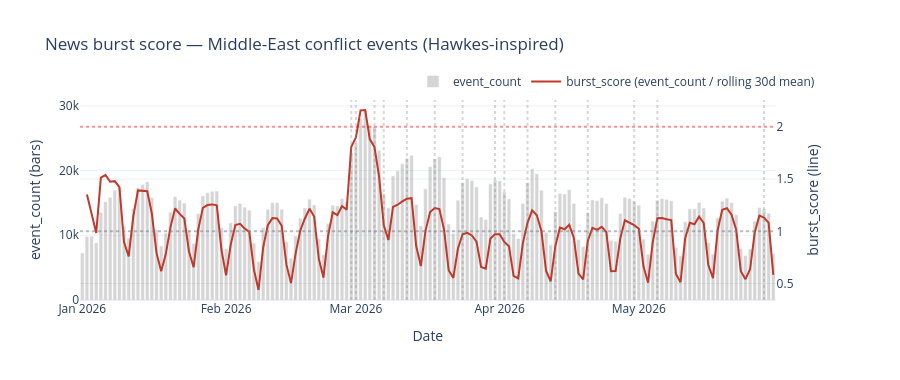

The notebook cell saved with this chart:
### Markdown cell above
### News burst score (Hawkes-inspired)

`burst_score = event_count / rolling_30d_mean(event_count)`. Hawkes proper models self-exciting arrival kernels; with n=14 events that would overfit, so this is a deliberate proxy. Spike above ~1.5–2× = unusual coverage volume vs the prior 30 days.

View: `v_news_burst_daily`.

### Code cell
burst = con.execute("SELECT * FROM v_news_burst_daily ORDER BY event_date").df()

fig = make_subplots(specs=[[{"secondary_y": True}]])
fig.add_trace(
    go.Bar(
        x=burst["event_date"],
        y=burst["event_count"],
        name="event_count",
        opacity=0.35,
        marker=dict(color="#888"),
    ),
    secondary_y=False,
)
fig.add_trace(
    go.Scatter(
        x=burst["event_date"],
        y=burst["burst_score"],
        name="burst_score (event_count / rolling 30d mean)",
        line=dict(color="#c0392b", width=2),
    ),
    secondary_y=True,
)
fig.add_hline(y=1.0, line_dash="dot", line_color="grey", opacity=0.5, secondary_y=True)
fig.add_hline(y=2.0, line_dash="dot", line_color="red", opacity=0.4, secondary_y=True)

for _, e in timeline.iterrows():
    fig.add_vline(x=e["event_date"], line_dash="dot", line_color="grey", opacity=0.3)

fig.update_layout(
    title="News burst score — Middle-East conflict events (Hawkes-inspired)",
    xaxis_title="Date",
    template="plotly_white",
    height=380,
    legend=dict(orientation="h", yanchor="bottom", y=1.02, xanchor="right", x=1),
)
fig.update_yaxes(title_text="event_count (bars)", secondary_y=False)
fig.update_yaxes(title_text="burst_score (line)", secondary_y=True)
fig.show()

peaks = burst.nlargest(5, "burst_score")[
    ["event_date", "event_count", "rolling_30d_mean", "burst_score"]
].round(2)
print("Top-5 burst-score dates:")
print(peaks.to_string(index=False))

### Figure 1 — Plotly figure (JSON) as saved in the notebook; plotly's stock layout.template omitted (floating-point values rounded to 4 significant figures; data arrays with more than 128 entries replaced by an {"elided": "..."} marker saying what was removed)
{"data": [{"marker": {"color": "#888"}, "name": "event_count", "opacity": 0.35, "type": "bar", "x": {"elided": "150 str values"}, "xaxis": "x", "y": {"elided": "150 int values"}, "yaxis": "y"}, {"line": {"color": "#c0392b", "width": 2}, "name": "burst_score (event_count / rolling 30d mean)", "type": "scatter", "x": {"elided": "150 str values"}, "xaxis": "x", "y": {"elided": "150 float values"}, "yaxis": "y2"}], "layout": {"height": 380, "legend": {"orientation": "h", "x": 1, "xanchor": "right", "y": 1.02, "yanchor": "bottom"}, "shapes": [{"line": {"color": "grey", "dash": "dot"}, "opacity": 0.5, "type": "line", "x0": 0, "x1": 1, "xref": "x domain", "y0": 1.0, "y1": 1.0, "yref": "y2"}, {"line": {"color": "red", "dash": "dot"}, "opacity": 0.4, "type": "line", "x0": 0, "x1": 1, "xref": "x domain", "y0": 2.0, "y1": 2.0, "yref": "y2"}, {"line": {"color": "grey", "dash": "dot"}, "opacity": 0.3, "type": "line", "x0": "2026-02-28T00:00:00", "x1": "2026-02-28T00:00:00", "xref": "x", "y0": 0, "y1": 1, "yref": "y domain"}, {"line": {"color": "grey", "dash": "dot"}, "opacity": 0.3, "type": "line", "x0": "2026-03-01T00:00:00", "x1": "2026-03-01T00:00:00", "xref": "x", "y0": 0, "y1": 1, "yref": "y domain"}, {"line": {"color": "grey", "dash": "dot"}, "opacity": 0.3, "type": "line", "x0": "2026-03-05T00:00:00", "x1": "2026-03-05T00:00:00", "xref": "x", "y0": 0, "y1": 1, "yref": "y domain"}, {"line": {"color": "grey", "dash": "dot"}, "opacity": 0.3, "type": "line", "x0": "2026-03-07T00:00:00", "x1": "2026-03-07T00:00:00", "xref": "x", "y0": 0, "y1": 1, "yref": "y domain"}, {"line": {"color": "grey", "dash": "dot"}, "opacity": 0.3, "type": "line", "x0": "2026-03-12T00:00:00", "x1": "2026-03-12T00:00:00", "xref": "x", "y0": 0, "y1": 1, "yref": "y domain"}, {"line": {"color": "grey", "dash": "dot"}, "opacity": 0.3, "type": "line", "x0": "2026-03-18T00:00:00", "x1": "2026-03-18T00:00:00", "xref": "x", "y0": 0, "y1": 1, "yref": "y domain"}, {"line": {"color": "grey", "dash": "dot"}, "opacity": 0.3, "type": "line", "x0": "2026-03-24T00:00:00", "x1": "2026-03-24T00:00:00", "xref": "x", "y0": 0, "y1": 1, "yref": "y domain"}, {"line": {"color": "grey", "dash": "dot"}, "opacity": 0.3, "type": "line", "x0": "2026-03-31T00:00:00", "x1": "2026-03-31T00:00:00", "xref": "x", "y0": 0, "y1": 1, "yref": "y domain"}, {"line": {"color": "grey", "dash": "dot"}, "opacity": 0.3, "type": "line", "x0": "2026-04-02T00:00:00", "x1": "2026-04-02T00:00:00", "xref": "x", "y0": 0, "y1": 1, "yref": "y domain"}, {"line": {"color": "grey", "dash": "dot"}, "opacity": 0.3, "type": "line", "x0": "2026-04-07T00:00:00", "x1": "2026-04-07T00:00:00", "xref": "x", "y0": 0, "y1": 1, "yref": "y domain"}, {"line": {"color": "grey", "dash": "dot"}, "opacity": 0.3, "type": "line", "x0": "2026-04-13T00:00:00", "x1": "2026-04-13T00:00:00", "xref": "x", "y0": 0, "y1": 1, "yref": "y domain"}, {"line": {"color": "grey", "dash": "dot"}, "opacity": 0.3, "type": "line", "x0": "2026-04-20T00:00:00", "x1": "2026-04-20T00:00:00", "xref": "x", "y0": 0, "y1": 1, "yref": "y domain"}, {"line": {"color": "grey", "dash": "dot"}, "opacity": 0.3, "type": "line", "x0": "2026-04-30T00:00:00", "x1": "2026-04-30T00:00:00", "xref": "x", "y0": 0, "y1": 1, "yref": "y domain"}, {"line": {"color": "grey", "dash": "dot"}, "opacity": 0.3, "type": "line", "x0": "2026-05-05T00:00:00", "x1": "2026-05-05T00:00:00", "xref": "x", "y0": 0, "y1": 1, "yref": "y domain"}, {"line": {"color": "grey", "dash": "dot"}, "opacity": 0.3, "type": "line", "x0": "2026-05-28T00:00:00", "x1": "2026-05-28T00:00:00", "xref": "x", "y0": 0, "y1": 1, "yref": "y domain"}], "title": {"text": "News burst score — Middle-East conflict events (Hawkes-inspired)"}, "xaxis": {"anchor": "y", "domain": [0.0, 0.94], "title": {"text": "Date"}}, "yaxis": {"anchor": "x", "domain": [0.0, 1.0], "title": {"text": "event_count (bars)"}}, "yaxis2": {"anchor": "x", "overlaying": "y", "side": "right", "title": {"text": "burst_score (line)"}}}}
